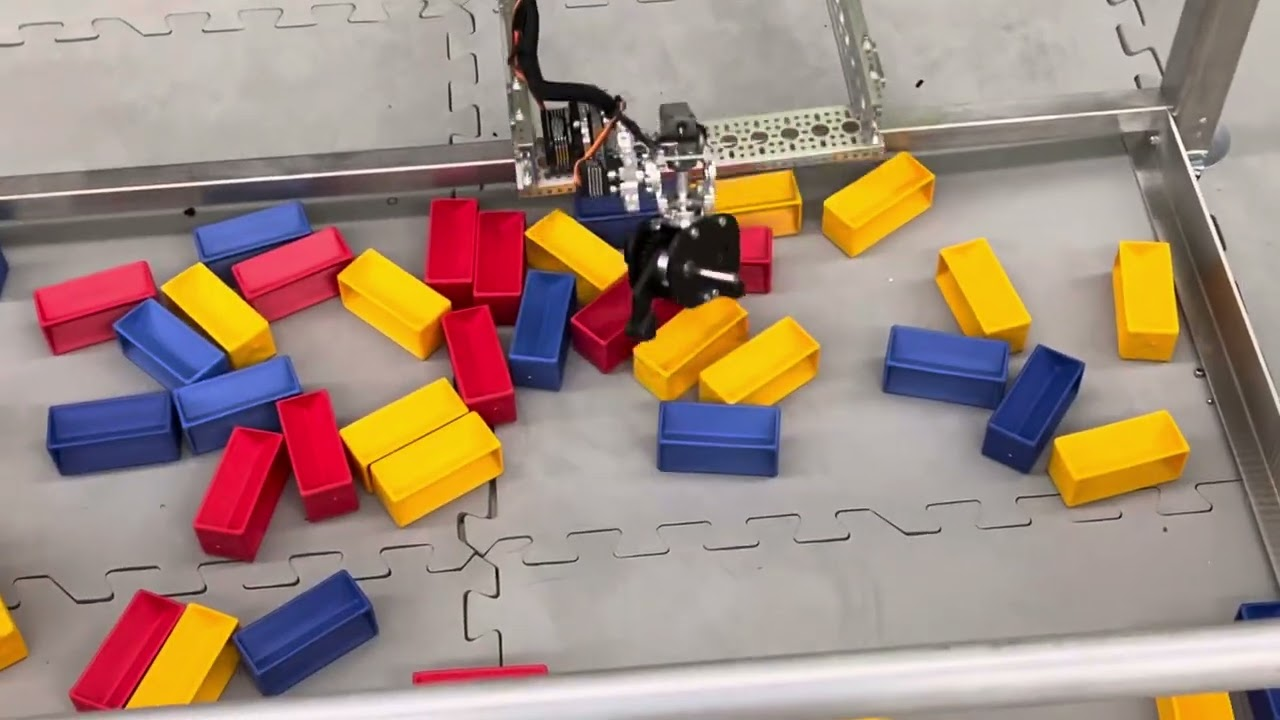
#> input picture imgs/adam1.jpg, 1280 x 720 px, found by its file name
$ python 'OG Hough Transform.py'
#> lines starting #> are read from the running program, lines starting #| are printed output that depends on the picture; after the words box and inside, x2 and y2 are one past the last pixel; in counts of white or black regions, pixels touching at a corner belong together
import cv2
import numpy as np
import math
import HSV
import Transforms as ref

img = cv2.imread("imgs/adam1.jpg")
#> img is the input picture: shape (720, 1280, 3); mean B, G, R 126.3, 139.2, 161.7

dim = (640, 480)
img = cv2.resize(img, dim)
#> img: shape (480, 640, 3)

# Distortion stuff is handled by logitech here
# Automatically undistorted, so there's no need for us to do that

bounds = ref.adam1

matrix = cv2.getPerspectiveTransform(np.float32(bounds), np.float32([[0, 0], [dim[0], 0], dim, [0, dim[1]]]))
transformed_image = cv2.warpPerspective(img, matrix, dim)

#Blur -> For smoothing, helps with canny edge detection. Do it 15 times and it makes it worse though
for i in range(5):
  transformed_image = cv2.GaussianBlur(transformed_image,(5,5),0)
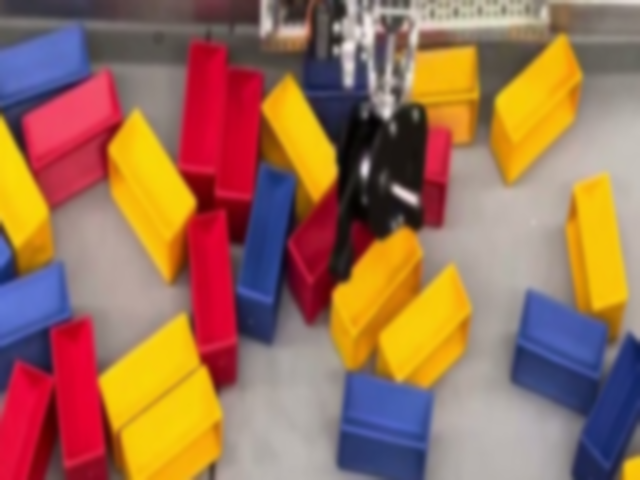
#> transformed_image: shape (480, 640, 3); mean B, G, R 87, 112.6, 156.2

# Can erode here if we want, makes contours worse so we don't do it
# element = cv2.getStructuringElement(cv2.MORPH_RECT, (2, 2), (-1, -1))
# transformed_image = cv2.morphologyEx(transformed_image, cv2.MORPH_OPEN, element)

#Hough is hough lines on the transformed image, raw_hough is empty mask for hough
# hough = transformed_image.copy()
raw_hough = np.zeros(transformed_image.shape[:2], np.uint8)

hsv_image = cv2.cvtColor(transformed_image, cv2.COLOR_BGR2HSV)
#> hsv_image: shape (480, 640, 3); mean H, S, V 65.1, 132.6, 167.4

# Threshold for HSV
red1_threshold = cv2.inRange(hsv_image, HSV.redTopLow, HSV.redTopHigh)
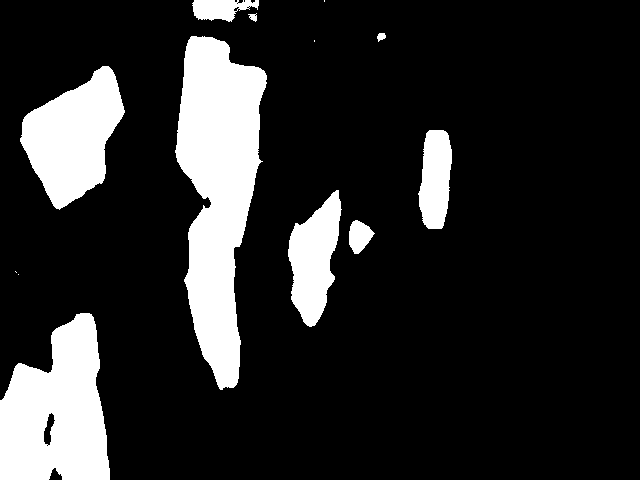
#> red1_threshold: shape (480, 640); 16.4% white; 13 white regions (4 under 20 px), largest, box (x1, y1, x2, y2) and area: (175, 36, 267, 390) 19627, (0, 313, 110, 480) 13254, (20, 66, 125, 210) 8872
red2_threshold = cv2.inRange(hsv_image, HSV.redBottomLow, HSV.redBottomHigh)
#> red2_threshold: shape (480, 640); 1.9% white; 103 white regions (83 under 20 px), largest, box (x1, y1, x2, y2) and area: (171, 151, 211, 287) 781, (281, 0, 324, 55) 772, (18, 112, 127, 219) 646
blue_threshold = cv2.inRange(hsv_image, HSV.blueLow, HSV.blueHigh)
#> blue_threshold: shape (480, 640); 14.3% white; 12 white regions (5 under 20 px), largest, box (x1, y1, x2, y2) and area: (512, 290, 640, 480) 14342, (337, 373, 434, 480) 8560, (236, 164, 295, 343) 6640
yellow_threshold = cv2.inRange(hsv_image, HSV.yellowLow, HSV.yellowHigh)
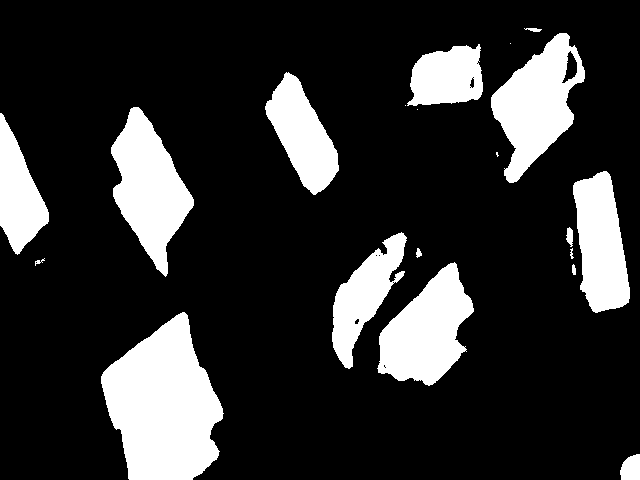
#> yellow_threshold: shape (480, 640); 19% white; 20 white regions (4 under 20 px)

CONTOUR_THRESH_LOW = 500
CONTOUR_THRESH_HIGH = 10000

# Find contours in masks
r1c, _ = cv2.findContours(red1_threshold, cv2.RETR_TREE, cv2.CHAIN_APPROX_SIMPLE)
#> r1c = 21 contours, 11 with area under 20; largest, box (x1, y1, x2, y2) and area: (175, 36, 267, 390) 19230, (0, 313, 110, 480) 13181, (20, 66, 125, 210) 8699, (288, 190, 342, 327) 4316, (418, 130, 452, 229) 2500
r2c, _ = cv2.findContours(red2_threshold, cv2.RETR_TREE, cv2.CHAIN_APPROX_SIMPLE)
#> r2c = 108 contours, 90 with area under 20; largest, box (x1, y1, x2, y2) and area: (281, 0, 324, 55) 684, (171, 151, 211, 287) 636, (18, 112, 127, 219) 442, (96, 362, 117, 480) 349, (420, 30, 455, 43) 260
bc, _ = cv2.findContours(blue_threshold, cv2.RETR_TREE, cv2.CHAIN_APPROX_SIMPLE)
#> bc = 14 contours, 7 with area under 20; largest, box (x1, y1, x2, y2) and area: (512, 290, 640, 480) 14054, (337, 373, 434, 480) 8386, (236, 164, 295, 343) 6436, (0, 234, 73, 394) 5838, (0, 14, 91, 124) 5750, (303, 58, 367, 120) 2328, (378, 49, 384, 56) 24
yc, _ = cv2.findContours(yellow_threshold, cv2.RETR_TREE, cv2.CHAIN_APPROX_SIMPLE)
#> yc = 32 contours, 15 with area under 20; largest, box (x1, y1, x2, y2) and area: (101, 312, 224, 480) 13557, (491, 33, 585, 183) 7274, (111, 107, 194, 277) 7230, (377, 262, 474, 386) 6876, (573, 171, 630, 313) 5451

contours = r1c + r2c + bc + yc
#> contours = 175 contours, 123 with area under 20; largest, box (x1, y1, x2, y2) and area: (175, 36, 267, 390) 19230, (512, 290, 640, 480) 14054, (101, 312, 224, 480) 13557, (0, 313, 110, 480) 13181, (20, 66, 125, 210) 8699

# Build mask of zeros (Bitwise AND is matrix multiplication, so anything 0 stays 0)
mask = np.zeros(transformed_image.shape[:2], np.uint8)
cv2.drawContours(mask, contours, -1, 255, thickness=cv2.FILLED)
#> mask: shape (480, 640); 51.6% white; 14 black regions (8 under 20 px), largest, box (x1, y1, x2, y2) and area: (0, 0, 640, 480) 147731, (614, 425, 640, 480) 398, (562, 51, 577, 83) 244, (49, 468, 60, 480) 84, (470, 77, 474, 88) 29, (287, 0, 293, 5) 22

# Erode the contours because of noise
element = cv2.getStructuringElement(cv2.MORPH_RECT, (10, 10), (-1, -1))
mask = cv2.morphologyEx(mask, cv2.MORPH_OPEN, element)
#> mask: shape (480, 640); 50.6% white; 3 black regions, box (x1, y1, x2, y2) and area: (0, 0, 640, 480) 151205, (615, 426, 640, 480) 370, (51, 469, 61, 480) 73

#Find Edges
edges = cv2.Canny(transformed_image, 50, 70)
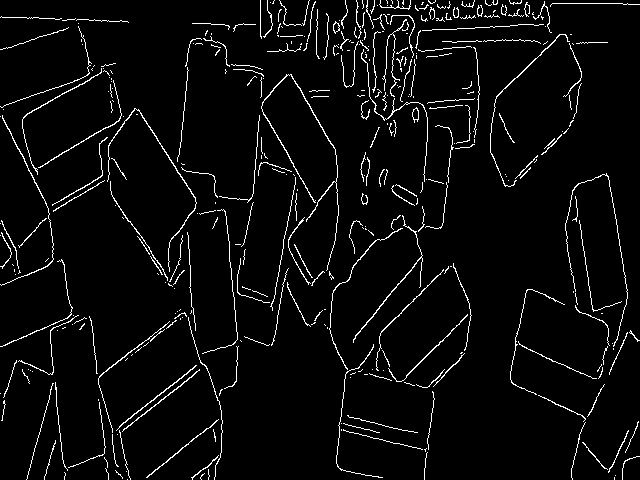
#> edges: shape (480, 640); 4.3% white in thin lines or dots

#Build hough lines
pixels_for_line = 10
linesP = cv2.HoughLinesP(edges, 1, 1 * np.pi/180, pixels_for_line, None, 10, 15)
#> linesP = 747 rows, first 6: [26, 479, 53, 383], [310, 32, 417, 37], [138, 109, 205, 212], [371, 11, 378, 129], [546, 358, 593, 378], [157, 273, 189, 261]

# Draw the lines
if linesP is not None:
    for i in range(0, len(linesP)):
        l = linesP[i][0]
        cv2.line(raw_hough, (l[0], l[1]), (l[2], l[3]), 255, 10, cv2.LINE_AA)
#> this loop made 747 passes
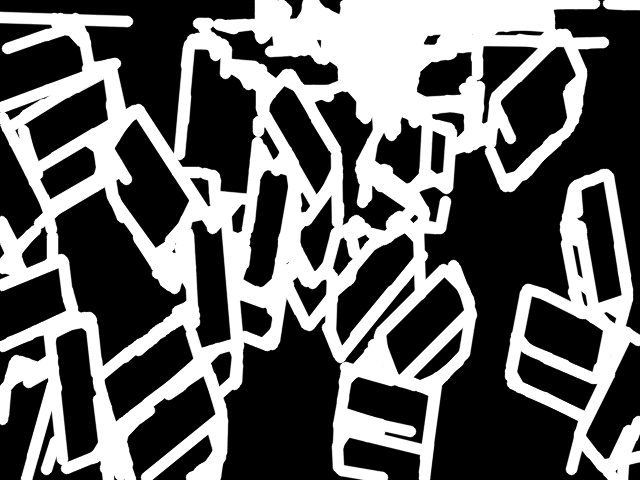
#> raw_hough: shape (480, 640); min 0, max 255, mean 102.5

hough_contours, _ = cv2.findContours(
    raw_hough, cv2.RETR_TREE, cv2.CHAIN_APPROX_SIMPLE)
#> hough_contours = 56 contours, 8 with area under 20; largest, box (x1, y1, x2, y2) and area: (0, 0, 610, 480) 189814, (504, 168, 640, 480) 22588, (55, 188, 187, 366) 10855, (179, 49, 258, 194) 6956, (494, 47, 576, 174) 5132

# SHAPE DETECTION

coords = []

for contour in hough_contours:
  # Skip first thing cuz it just works like that
  if i == 0:
    i = 1
    continue

  # cv2.approxPloyDP() function to approximate the shape
  approx = cv2.approxPolyDP(
      contour, 0.01 * cv2.arcLength(contour, True), True)

  size = cv2.contourArea(contour)
  if size < 40:
     continue

  # finding center point of shape
  M = cv2.moments(contour)
  if M['m00'] != 0.0:
      x = int(M['m10']/M['m00'])
      y = int(M['m01']/M['m00'])

  # TODO: do ROI sampling instead of just checking the point, though this works too honestly
  if (mask[y][x] == 0):
    continue

  # shape detection
  # if len(approx) == 4:
  #     cv2.putText(raw_hough, 'Quadrilateral', (x, y),
  #                 cv2.FONT_HERSHEY_SIMPLEX, 0.6, (255, 255, 255), 2)
  # else:
  #     cv2.putText(raw_hough, 'circle', (x, y),
  #                 cv2.FONT_HERSHEY_SIMPLEX, 0.6, (255, 255, 255), 2)

  cv2.circle(raw_hough, (x, y), 3, (255, 0, 0), 1)
  coords.append([x, y])
#> this loop made 56 passes
#> (approx, size, x, y) on passes 17, 47: ([[182, 325], [193, 358], [116, 420], [104, 380]], 3685.5, 147, 371), ([[102, 80], [107, 119], [39, 160], [25, 124]], 3199.5, 68, 119)
#> (size, x, y) on passes 1, 3, 4, 6, 9, 10: (22588, 580, 323), (2012.5, 554, 381), (48, 610, 316), (3363.5, 562, 333), (104, 577, 260), (2754, 600, 241)
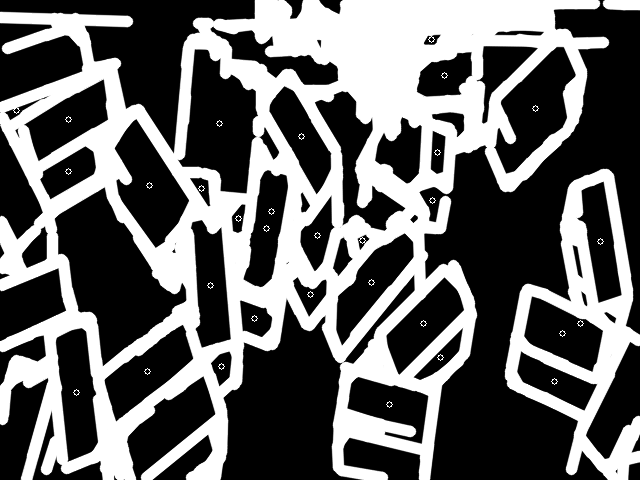
#> raw_hough: shape (480, 640); 0.16% of pixels changed, all inside (x1, y1, x2, y2) = (13, 36, 604, 408)
#> after the loop, coords = 31 pairs, first value 16 to 600, second value 39 to 404; i = 746

for bound in bounds:
  cv2.circle(img, bound, 2, (255, 0, 0), 2)

cv2.polylines(img, [np.int32(bounds)], True, (255, 0, 0), 5)
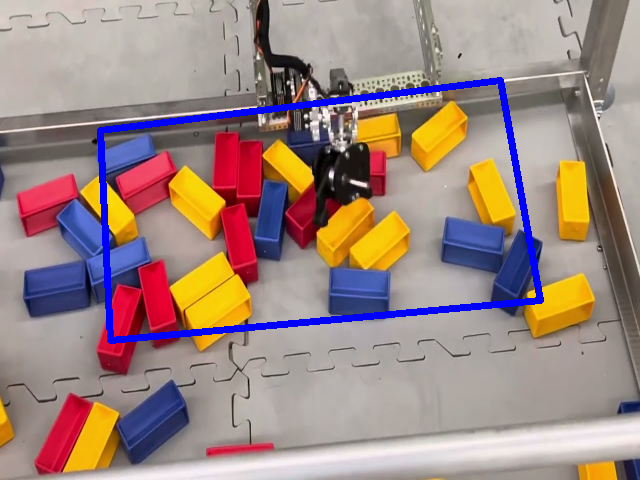
#> img: shape (480, 640, 3); mean B, G, R 130.4, 135.8, 157.7

cv2.imshow("contours/mask", mask)
cv2.imshow("masked edges", edges)
cv2.imshow("transformed", transformed_image)
# cv2.imshow("hough", hough)
cv2.imshow("raw hough", raw_hough)

cv2.imshow("raw", img)
cv2.waitKey(0)

$ run again, with imgs/img3.jpg copied over imgs/adam1.jpg
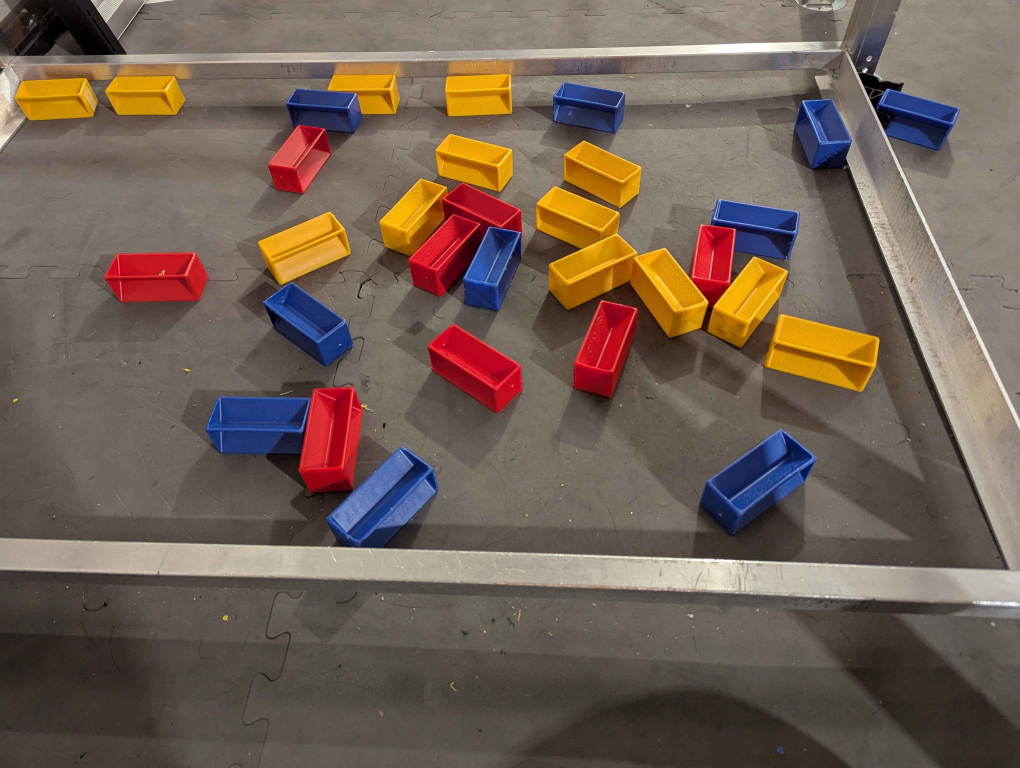
#> input picture imgs/img3.jpg, 4080 x 3072 px, found by its file name (shown at 1/4 size)
#> img is the input picture: shape (3072, 4080, 3); mean B, G, R 84.7, 96.4, 113.2
#> hsv_image: shape (480, 640, 3); mean H, S, V 44.4, 110.2, 129.3
#> red1_threshold: shape (480, 640); 10.1% white; 8 white regions (1 under 20 px), largest, box (x1, y1, x2, y2) and area: (250, 22, 366, 178) 7862, (123, 287, 191, 430) 7029, (262, 220, 349, 345) 6383
#> red2_threshold: shape (480, 640); 3.8% white; 65 white regions (42 under 20 px), largest, box (x1, y1, x2, y2) and area: (392, 196, 485, 348) 3682, (227, 18, 370, 181) 1685, (0, 64, 50, 149) 1262
#> blue_threshold: shape (480, 640); 10.7% white; 6 white regions, box (x1, y1, x2, y2) and area: (35, 284, 141, 371) 6915, (147, 379, 259, 480) 6880, (101, 134, 189, 258) 5156, (500, 406, 605, 480) 4779, (301, 88, 363, 207) 4726, (545, 88, 628, 181) 4272
#> yellow_threshold: shape (480, 640); 7.5% white; 32 white regions (16 under 20 px)
#> r1c = 13 contours, 5 with area under 20; largest, box (x1, y1, x2, y2) and area: (250, 22, 366, 178) 7661, (123, 287, 191, 430) 6876, (262, 220, 349, 345) 6246, (396, 212, 462, 341) 4382, (523, 119, 567, 222) 2824, (0, 68, 44, 145) 2148, (169, 382, 176, 393) 41, (142, 0, 152, 5) 25
#> r2c = 106 contours, 87 with area under 20; largest, box (x1, y1, x2, y2) and area: (258, 216, 352, 350) 7470, (261, 219, 350, 346) 6520, (392, 196, 485, 348) 3325, (227, 18, 370, 181) 1371, (0, 64, 50, 149) 1096
#> bc = 9 contours, 1 with area under 20; largest, box (x1, y1, x2, y2) and area: (35, 284, 141, 371) 6760, (147, 379, 259, 480) 6736, (101, 134, 189, 258) 5022, (500, 406, 605, 480) 4651, (301, 88, 363, 207) 4586, (545, 88, 628, 181) 4447, (593, 141, 617, 170) 320, (570, 131, 583, 138) 32
#> yc = 58 contours, 37 with area under 20; largest, box (x1, y1, x2, y2) and area: (471, 145, 527, 265) 3101, (537, 174, 609, 277) 3041, (101, 36, 191, 103) 2867, (387, 115, 472, 182) 2386, (383, 39, 460, 113) 2359
#> contours = 186 contours, 130 with area under 20; largest, box (x1, y1, x2, y2) and area: (250, 22, 366, 178) 7661, (258, 216, 352, 350) 7470, (123, 287, 191, 430) 6876, (35, 284, 141, 371) 6760, (147, 379, 259, 480) 6736
#> edges: shape (480, 640); 3.8% white in thin lines or dots
#> linesP = 641 rows, first 6: [555, 126, 585, 132], [261, 243, 285, 219], [484, 199, 531, 246], [281, 34, 348, 94], [413, 18, 420, 0], [583, 288, 607, 304]
#> the loop `for i in range(0, len(linesP)):` made 641 passes
#> hough_contours = 92 contours, 31 with area under 20; largest, box (x1, y1, x2, y2) and area: (210, 0, 640, 365) 76916, (30, 278, 265, 480) 25738, (93, 31, 200, 277) 16110, (248, 211, 355, 352) 8650, (495, 399, 611, 480) 4962
#> the loop `for contour in hough_contours:` made 92 passes
#> (approx, size, x, y) on pass 26: ([[43, 323], [55, 291], [130, 303], [107, 334]], 2492, 83, 312)
#> after the loop `for contour in hough_contours:`:
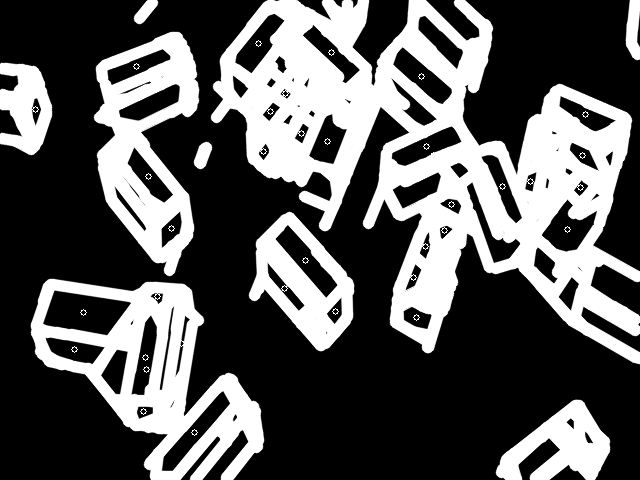
#> raw_hough: shape (480, 640); min 0, max 255, mean 90.1
#> after the loop `for contour in hough_contours:`: coords = 39 pairs, first value 26 to 585, second value 43 to 445; i = 640
#> `cv2.polylines(img, [np.int32(bounds)], True, (255, 0, 0), 5)`:
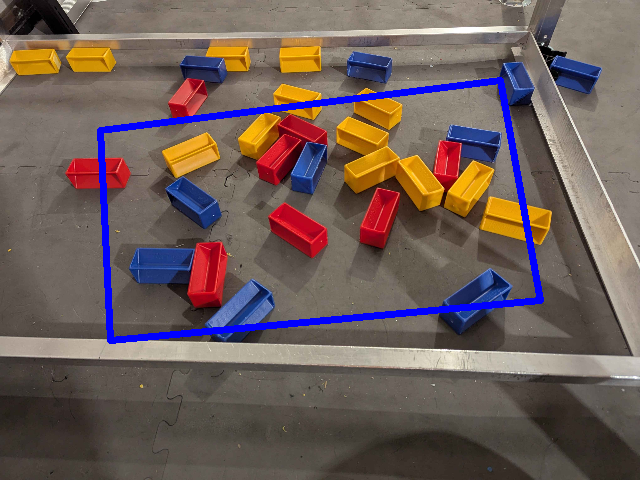
#> img: shape (480, 640, 3); mean B, G, R 89.4, 93.5, 109.8

$ run again, with imgs/img0.png saved as imgs/adam1.jpg
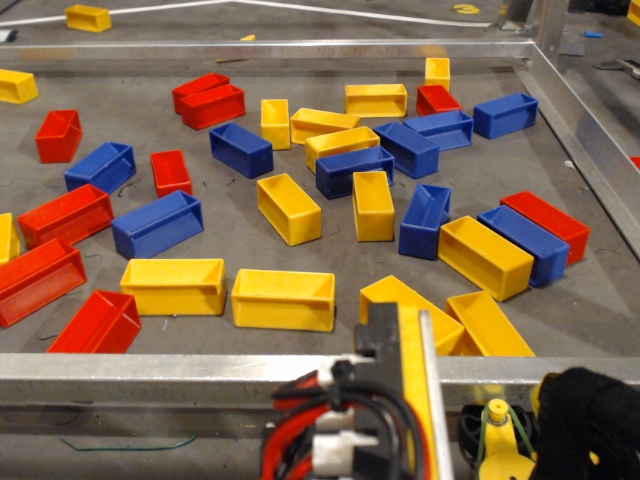
#> input picture imgs/img0.png, 640 x 480 px, found by its file name
#> img is the input picture: shape (480, 640, 3); mean B, G, R 77.7, 104, 130.8
#> hsv_image: shape (480, 640, 3); mean H, S, V 42, 147.2, 155.9
#> red1_threshold: shape (480, 640); 0.19% white in thin lines or dots, all inside (x1, y1, x2, y2) = (0, 17, 640, 324)
#> red2_threshold: shape (480, 640); 6.3% white; 50 white regions (42 under 20 px), largest, box (x1, y1, x2, y2) and area: (77, 64, 150, 179) 6542, (0, 368, 53, 480) 4638, (492, 0, 580, 58) 3506
#> blue_threshold: shape (480, 640); 20.4% white; 7 white regions, largest, box (x1, y1, x2, y2) and area: (344, 39, 640, 204) 22439, (11, 166, 159, 307) 14981, (451, 209, 541, 359) 7994
#> yellow_threshold: shape (480, 640); 27.3% white; 23 white regions (13 under 20 px)
#> r1c = 22 contours, 18 with area under 20; largest, box (x1, y1, x2, y2) and area: (86, 160, 146, 180) 128, (509, 52, 577, 60) 90, (6, 208, 18, 232) 46, (607, 272, 640, 303) 44
#> r2c = 50 contours, 43 with area under 20; largest, box (x1, y1, x2, y2) and area: (77, 64, 150, 179) 6374, (0, 368, 53, 480) 4495, (492, 0, 580, 58) 3376, (133, 0, 244, 36) 2310, (0, 151, 19, 246) 986, (605, 251, 640, 301) 946, (351, 119, 402, 127) 53
#> bc = 8 contours; box (x1, y1, x2, y2) and area: (344, 39, 640, 204) 21934, (11, 166, 159, 307) 14770, (180, 20, 277, 156) 8020, (451, 209, 541, 359) 7796, (0, 29, 56, 154) 5422, (572, 277, 640, 379) 3502, (184, 50, 207, 77) 318, (631, 437, 640, 450) 78
#> yc = 65 contours, 51 with area under 20; largest, box (x1, y1, x2, y2) and area: (190, 351, 355, 480) 17645, (261, 0, 488, 155) 17325, (20, 307, 190, 449) 16113, (507, 288, 640, 480) 12854, (245, 150, 342, 319) 9513
#> contours = 145 contours, 112 with area under 20; largest, box (x1, y1, x2, y2) and area: (344, 39, 640, 204) 21934, (190, 351, 355, 480) 17645, (261, 0, 488, 155) 17325, (20, 307, 190, 449) 16113, (11, 166, 159, 307) 14770
#> edges: shape (480, 640); 4.1% white in thin lines or dots
#> linesP = 600 rows, first 6: [39, 255, 149, 201], [571, 292, 637, 376], [213, 354, 349, 383], [213, 14, 297, 101], [560, 291, 637, 386], [543, 57, 572, 42]
#> the loop `for i in range(0, len(linesP)):` made 600 passes
#> hough_contours = 61 contours, 20 with area under 20; largest, box (x1, y1, x2, y2) and area: (132, 0, 640, 480) 121980, (0, 26, 358, 480) 68963, (47, 375, 178, 440) 5666, (41, 319, 169, 374) 4550, (213, 365, 343, 428) 4492
#> the loop `for contour in hough_contours:` made 61 passes
#> (approx, size, x, y) on pass 15: ([[41, 359], [47, 319], [168, 337], [141, 373]], 4550.5, 98, 346)
#> after the loop `for contour in hough_contours:`:
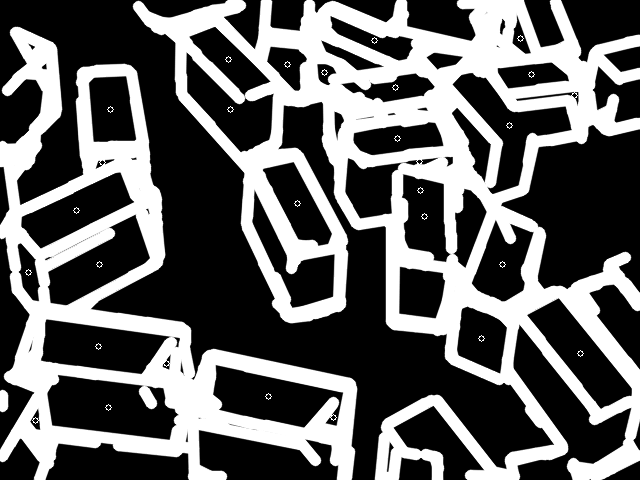
#> raw_hough: shape (480, 640); min 0, max 255, mean 98.8
#> after the loop `for contour in hough_contours:`: coords = 31 pairs, first value 3 to 580, second value 38 to 420; i = 599
#> `cv2.polylines(img, [np.int32(bounds)], True, (255, 0, 0), 5)`:
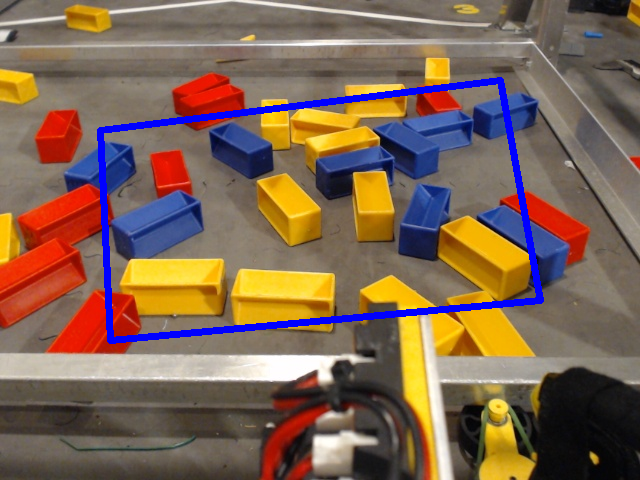
#> img: shape (480, 640, 3); mean B, G, R 83.1, 101.1, 126.6
